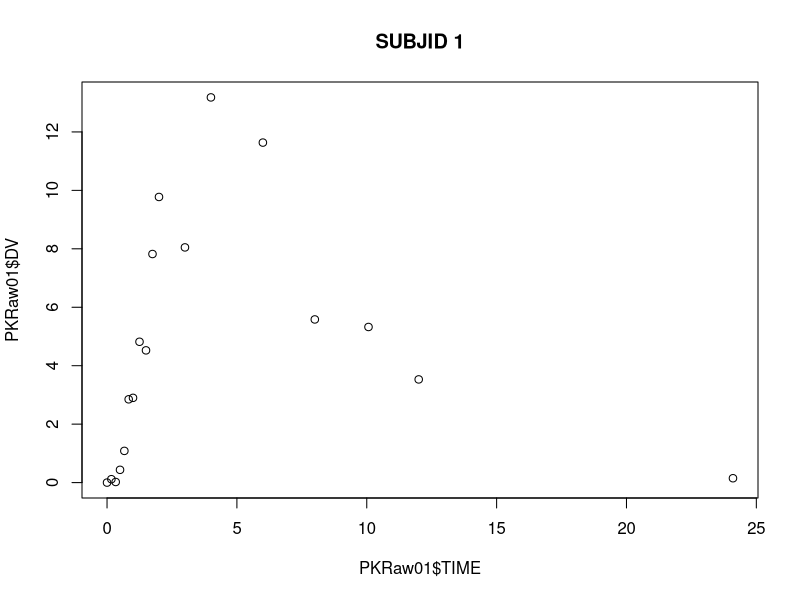
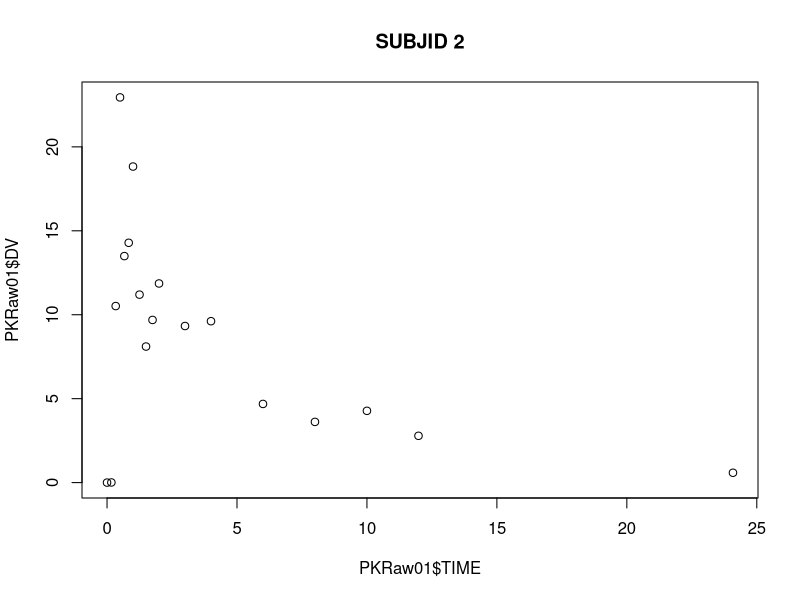
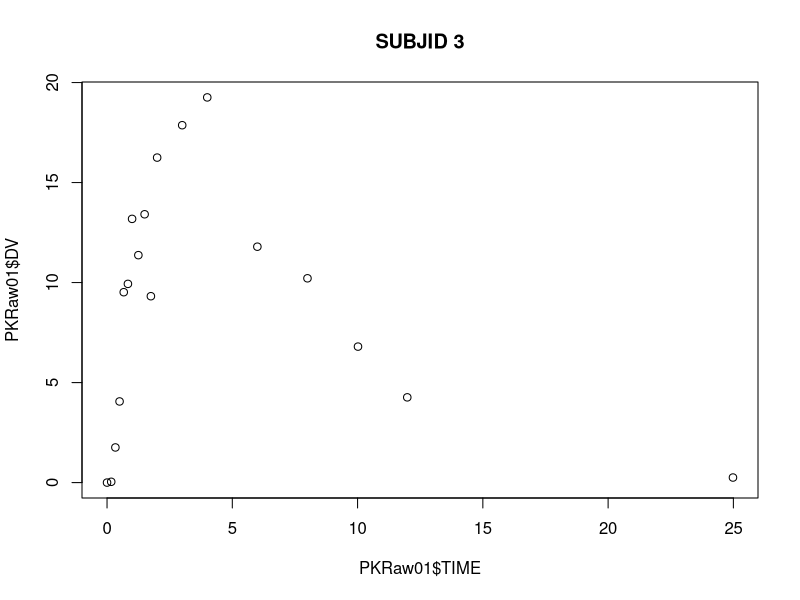
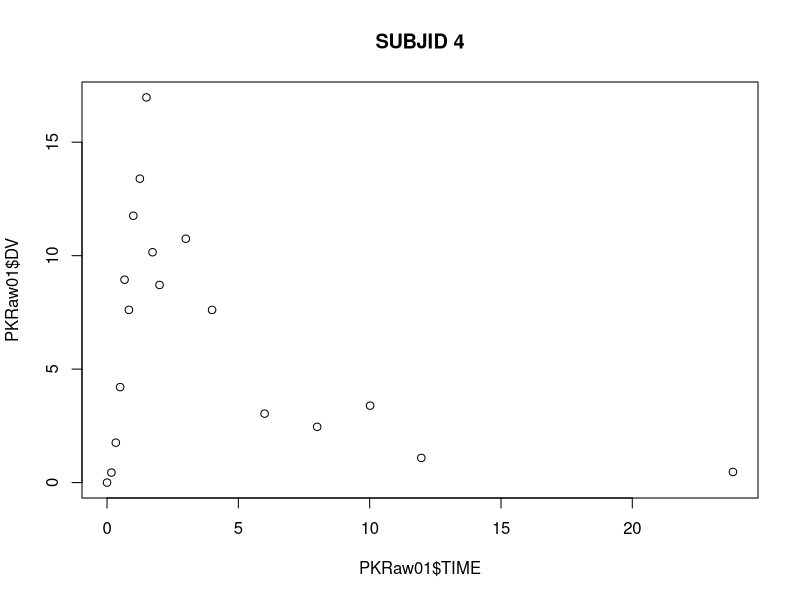
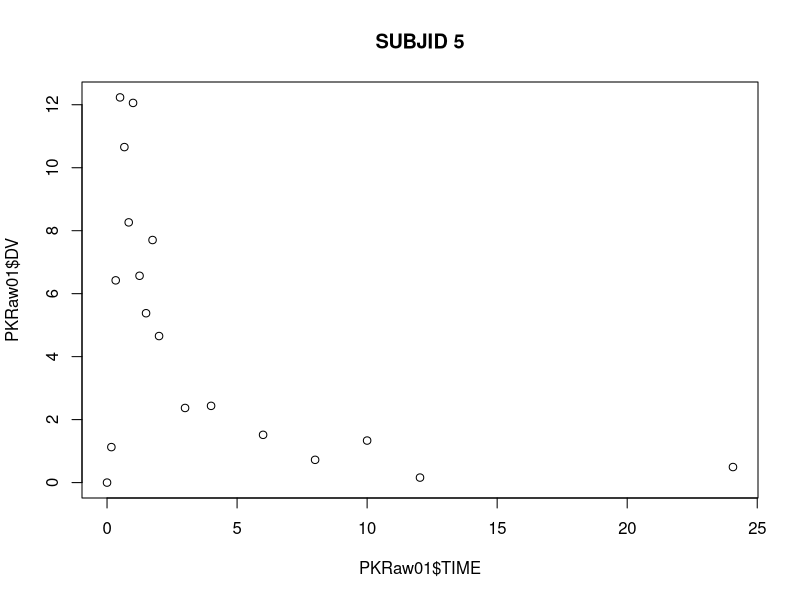
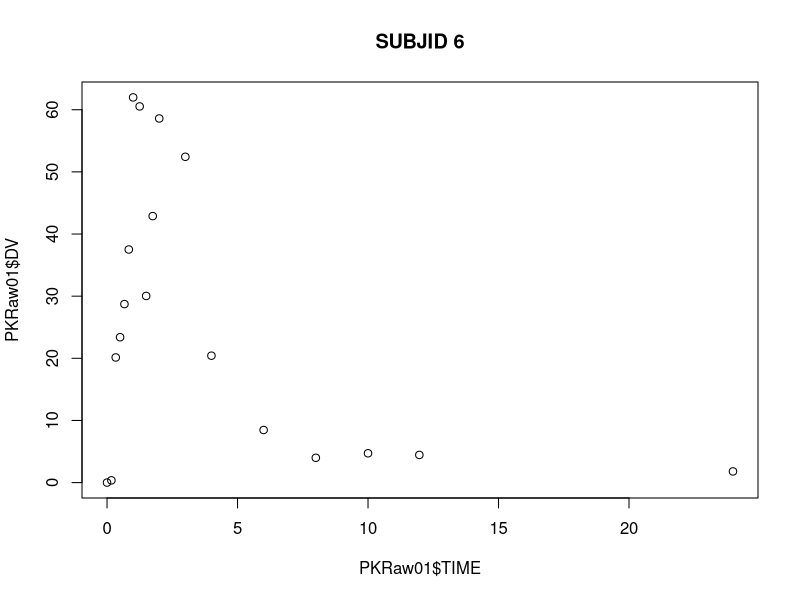
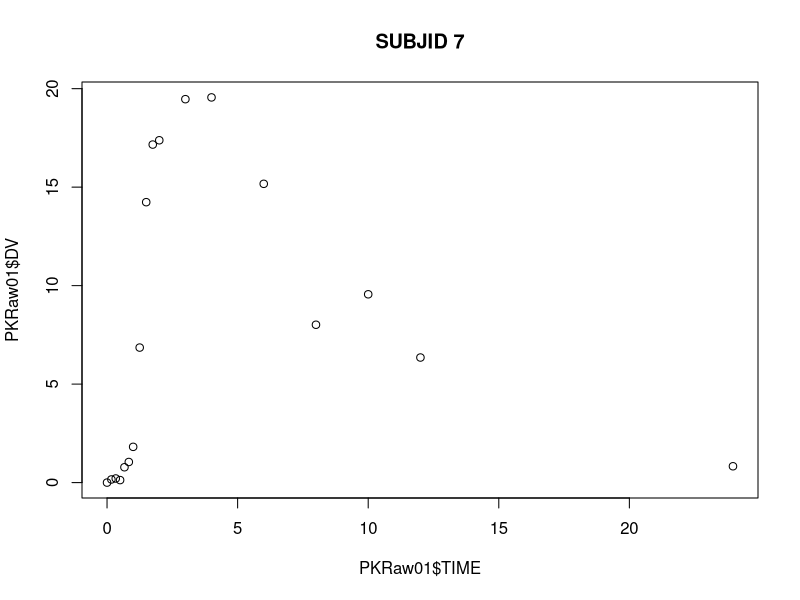
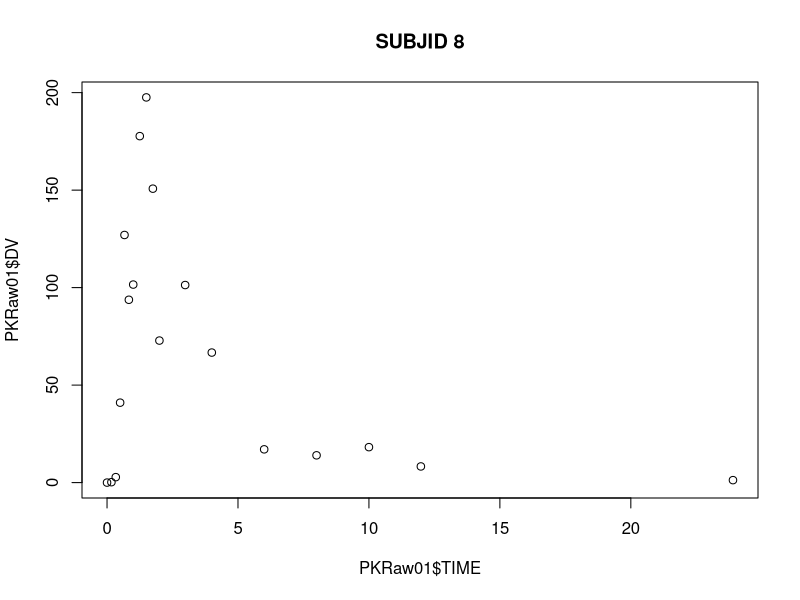

These figures' R source, in order:
# 불러오기

setwd("D:/Subintern/WNL")
PKRaw = read.csv("Drug_X_PK.csv")

# There's missing ID so we implemented this code.
UniID = unique(PKRaw$ID)

# 1st 대상자에 대한 그림
for (i in 1:length(UniID)){
  PKRaw01 = PKRaw[PKRaw$ID == UniID[i], ]
  plot(PKRaw01$TIME, PKRaw01$DV, main = paste("SUBJID ", UniID[i], sep = ""))
}

# ggplot
library(ggplot2)

for (i in 1:length(UniID)){
  PKRaw01 = PKRaw[PKRaw$ID == UniID[i], ]
  plot(ggplot(PKRaw01, aes(x = TIME, y = DV)) + geom_point() + geom_line() + ggtitle(paste("SUBJID ", UniID[i], sep = "")))
}

